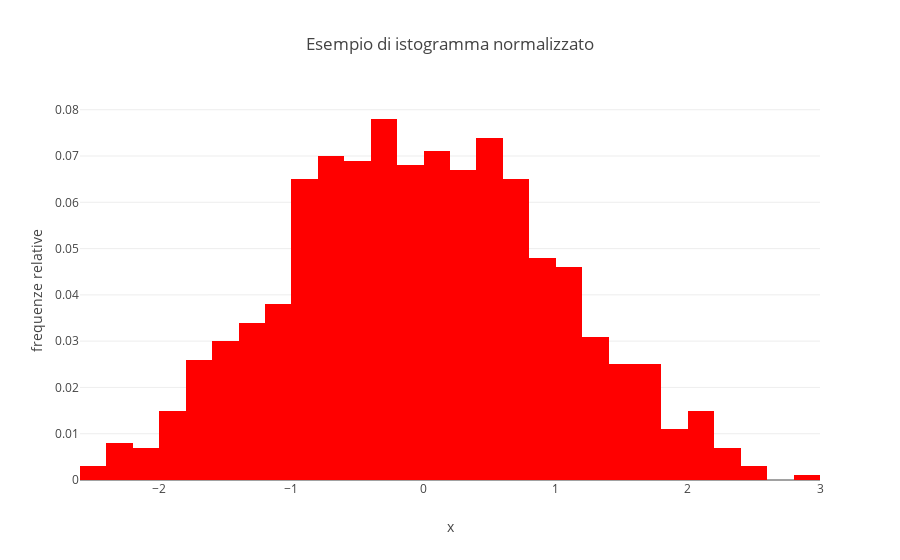

Here is the notebook cell this chart was saved with:
### Markdown cell above
### 2.3 (opzionale)

L'istogramma generato al punto precedente che rappresenta la distribuzione delle età degli utenti disoccupati non è ben visibile nella stessa figura dell'istogramma che rappresenta la distribuzione delle età degli utenti lavoratori poichè il numero di utenti disoccupati è molto piu' basso rispetto ai lavoratori. Di conseguenza, anche le barre dell'istogramma sono molto piu' basse rispetto alle barre dell'istogramma caratterizzante gli utenti lavoratori. In questo caso, sarebbe meglio "normalizzare" gli istogrammi, dove l'altezza delle barre non è la frequenza assoluta (numero di utenti in un intervallo di età), ma la frequenta relativa (frazione di utenti in un intervallo di età). La cella sotto mostra come generare un istogramma normalizzato (basta impostare l'attributo ``histnorm`` uguale a ``probability'`` quando si creare l'oggetto della classe ``go.Histogram``).

### Code cell
#Hint
x = np.random.randn(1000)

trace = go.Histogram(x = x, histnorm = 'probability', marker = dict(color = 'rgb(255,0,0)'))
layout = go.Layout(title = 'Esempio di istogramma normalizzato', xaxis = dict(title = 'x'), yaxis = dict(title = 'frequenze relative'))
fig = go.Figure([trace], layout)
py.iplot(fig)

### Figure 1 — Plotly figure (JSON) as saved in the notebook; plotly's stock layout.template omitted (floating-point values rounded to 4 significant figures; data arrays with more than 128 entries replaced by an {"elided": "..."} marker saying what was removed)
{"data": [{"histnorm": "probability", "marker": {"color": "rgb(255,0,0)"}, "type": "histogram", "uid": "ca272bb6-d04e-11e8-9cfd-3052cb2086f3", "x": {"elided": "1000 float values"}}], "layout": {"title": "Esempio di istogramma normalizzato", "xaxis": {"title": "x"}, "yaxis": {"title": "frequenze relative"}}}
